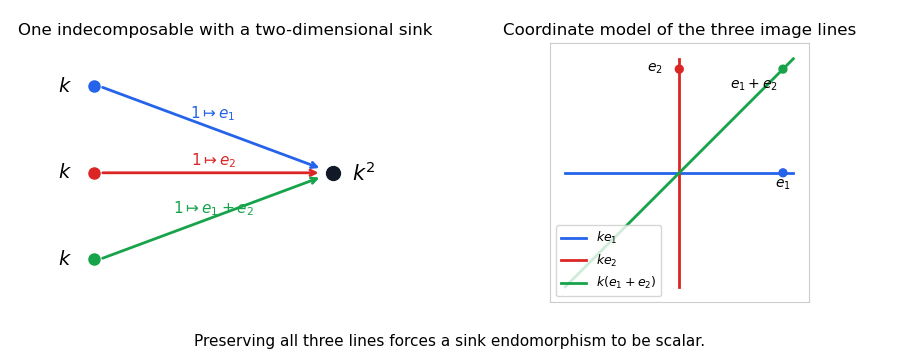

Recreate this plot in Python.
"""Python 3.14, Matplotlib 3.10.7, NumPy 2.3.5. One opaque PNG in cwd."""
from pathlib import Path
import matplotlib
matplotlib.use('Agg')
import matplotlib.pyplot as plt
import numpy as np

def main():
    fig,(ax,bx)=plt.subplots(1,2,figsize=(9,3.6),dpi=100,facecolor='white')
    sources=[(-1,1.2),(-1,0),(-1,-1.2)];sink=(1,0)
    colors=['#2563eb','#dc2626','#16a34a']
    labels=[r'$1\mapsto e_1$',r'$1\mapsto e_2$',r'$1\mapsto e_1+e_2$']
    for (x,y),color,label in zip(sources,colors,labels):
        ax.plot(x,y,'o',color=color,ms=8)
        ax.text(x-.3,y,'$k$',va='center',fontsize=14)
        ax.annotate('',sink,(x+.05,y),arrowprops={'arrowstyle':'->','color':color,'lw':2,'shrinkB':10})
        ax.text(0,y*.55+.1,label,fontsize=11,color=color,ha='center')
    ax.plot(*sink,'o',color='#111827',ms=10)
    ax.text(sink[0]+.16,sink[1],'$k^2$',va='center',fontsize=15)
    ax.set(xlim=(-1.6,1.8),ylim=(-1.8,1.8),title='One indecomposable with a two-dimensional sink')
    ax.axis('off')
    t=np.linspace(-1.1,1.1,100)
    bx.plot(t,t*0,color=colors[0],lw=2,label=r'$k e_1$')
    bx.plot(t*0,t,color=colors[1],lw=2,label=r'$k e_2$')
    bx.plot(t,t,color=colors[2],lw=2,label=r'$k(e_1+e_2)$')
    bx.scatter([1,0,1],[0,1,1],color=colors,s=32,zorder=4)
    bx.text(1,-.14,'$e_1$',ha='center');bx.text(-.16,1,'$e_2$',va='center',ha='right')
    bx.text(.95,.81,'$e_1+e_2$',ha='right')
    bx.set(xlim=(-1.25,1.25),ylim=(-1.25,1.25),title='Coordinate model of the three image lines',aspect='equal')
    bx.set_xticks([]);bx.set_yticks([]);bx.legend(loc='lower left',fontsize=9)
    for spine in bx.spines.values():spine.set_color('.8')
    fig.text(.5,.04,'Preserving all three lines forces a sink endomorphism to be scalar.',ha='center',fontsize=11)
    fig.subplots_adjust(left=.025,right=.98,bottom=.16,top=.88,wspace=.12)
    fig.savefig(Path.cwd()/'paper-3-three-subspace-exception.png',dpi=100,facecolor='white',transparent=False)
    plt.close(fig)
if __name__=='__main__':main()
